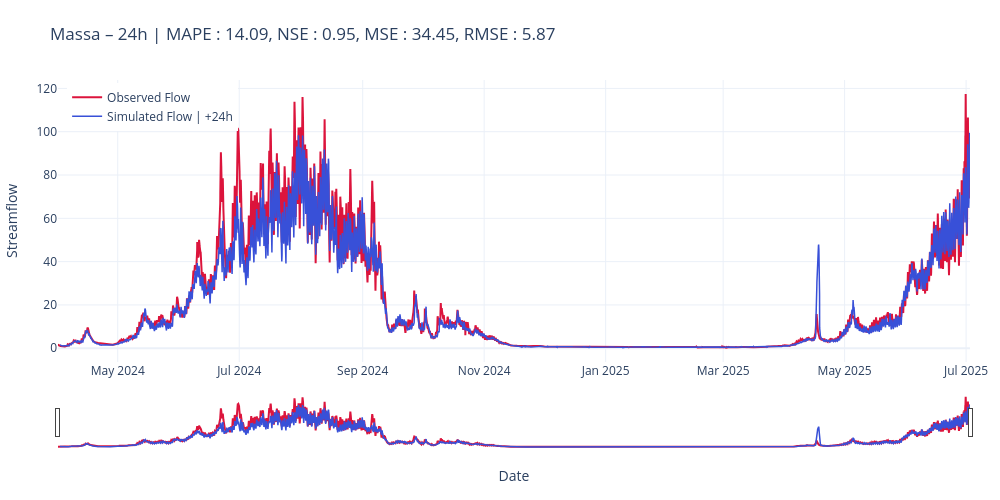

Notebook code cell kept with this figure:
### Code cell
scores_str = str.join(', ', [f"{key} : {scores[key]:.2f}" for key in scores])
title24 = f"Massa – {cfg.predict_last_n}h | " + scores_str

# plot_forecast_24h(measured=y_true, predicted=y_pred, title=title24, mode="list", horizons=[1, 6, cfg.predict_last_n])
plot_forecast_24h(measured=y_true, predicted=y_pred, title=title24, mode="list", horizons=[cfg.predict_last_n])

### Figure 1 — Plotly figure (JSON) as saved in the notebook; plotly's stock layout.template omitted (floating-point values rounded to 4 significant figures; data arrays with more than 128 entries replaced by an {"elided": "..."} marker saying what was removed)
{"data": [{"line": {"color": "crimson", "width": 2}, "mode": "lines", "name": "Observed Flow", "type": "scatter", "x": {"elided": "10992 str values"}, "y": {"elided": "10992 float values"}}, {"line": {"color": "#3850D8", "width": 1.5}, "mode": "lines", "name": "Simulated Flow | +24h", "type": "scatter", "x": {"elided": "10969 str values"}, "y": {"elided": "10969 float values"}}], "layout": {"dragmode": "zoom", "height": 500, "hovermode": "x unified", "legend": {"x": 0.01, "xanchor": "left", "y": 0.99, "yanchor": "top"}, "margin": {"b": 50, "l": 50, "r": 30, "t": 80}, "title": {"text": "Massa – 24h | MAPE : 14.09, NSE : 0.95, MSE : 34.45, RMSE : 5.87"}, "width": 1000, "xaxis": {"rangeslider": {"visible": true}, "title": {"text": "Date"}}, "yaxis": {"title": {"text": "Streamflow"}}}}
